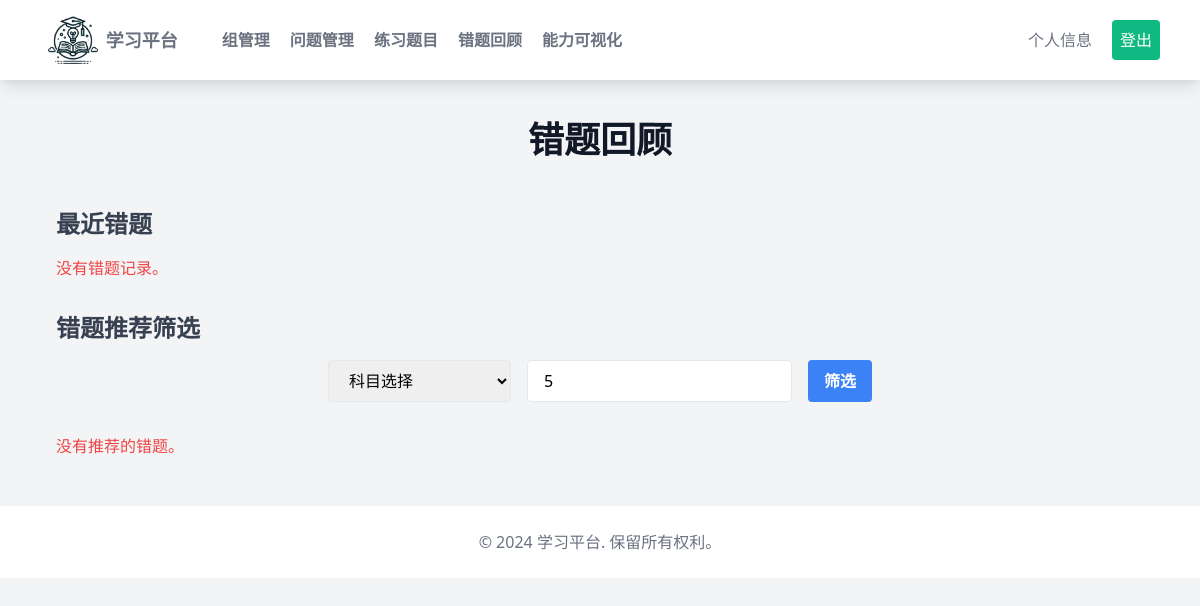
The app's page /questions/review_mistakes/ (signed in), older data.
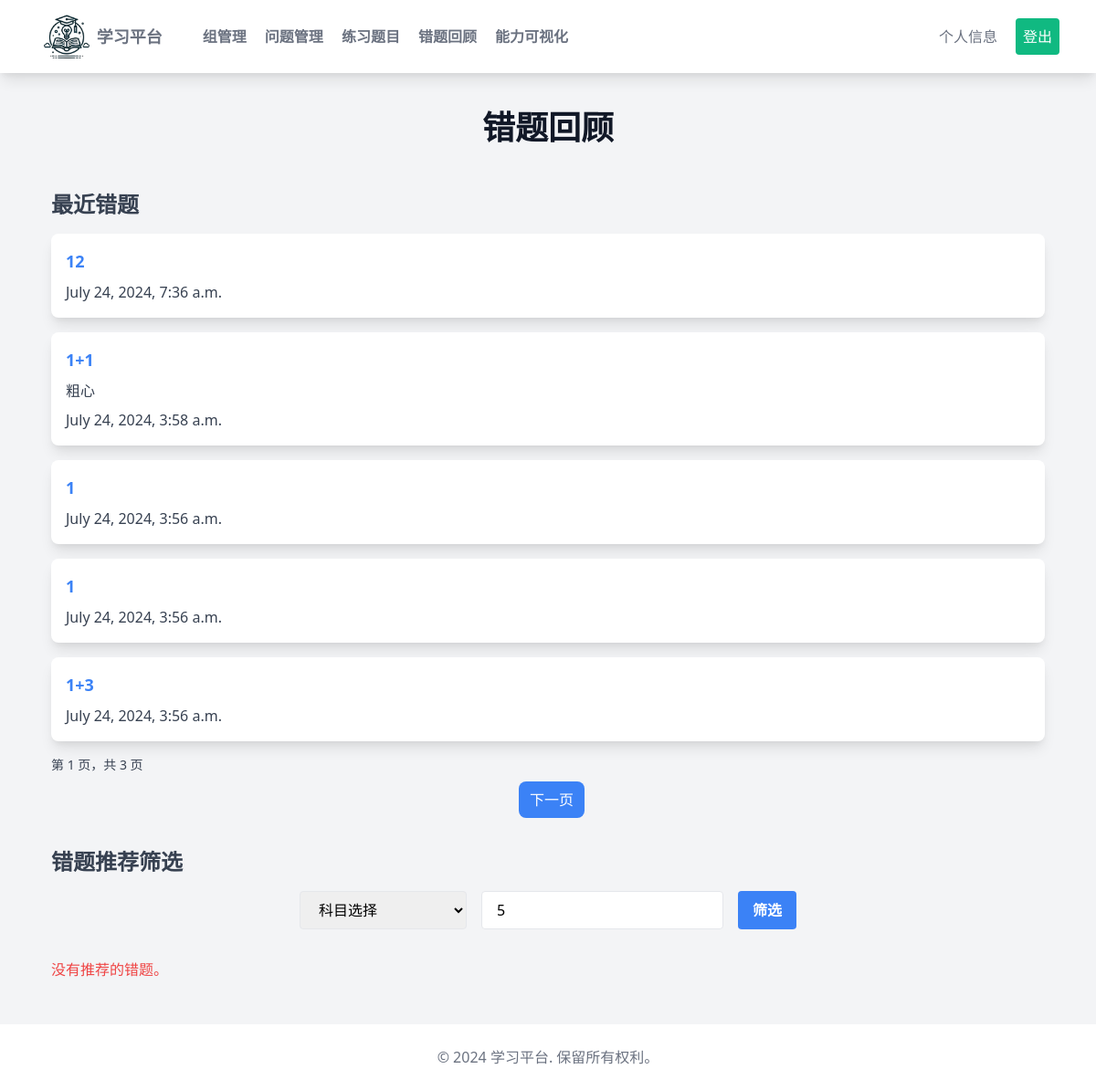
The same page, newer data.
### questions/models.py (models this page shows, shortened)
class UserAnswer(models.Model):
    user = models.ForeignKey(settings.AUTH_USER_MODEL, on_delete=models.CASCADE)
    question = models.ForeignKey(Question, on_delete=models.CASCADE)
    wrong_answer_reason = models.TextField(blank=True)
    is_correct = models.BooleanField()
    timestamp = models.DateTimeField(auto_now_add=True)

class Question(models.Model):
    TEXT = 'text'
    IMAGE = 'image'
    FORMAT_CHOICES = [
        (TEXT, 'Text'),
        (IMAGE, 'Image')
    ]
    title = models.CharField(max_length=255)
    description = models.TextField(blank=True)
    description_image = models.ImageField(upload_to='questions/', blank=True, null=True)
    format = models.CharField(max_length=5, choices=FORMAT_CHOICES)
    image = models.ImageField(upload_to='questions/', blank=True, null=True)
    correct_answer = models.TextField(blank=True)
    correct_answer_image = models.ImageField(upload_to='questions/', blank=True, null=True)
    creator = models.ForeignKey(settings.AUTH_USER_MODEL, on_delete=models.CASCADE)
    shared_with = models.ManyToManyField(settings.AUTH_USER_MODEL, related_name='shared_questions', blank=True)
    subject = models.CharField(max_length=50, choices=SUBJECT_CHOICES)

### questions/views.py (the view)
# urls.py: path('review_mistakes/', views.review_mistakes, name='review_mistakes'),
@login_required
def review_mistakes(request):
    user = request.user
    selected_subject = request.GET.get('subject')
    num_questions = int(request.GET.get('num_questions', 5))
    wrong_answers = UserAnswer.objects.filter(user=user, is_correct=False).order_by('-timestamp')
    paginator = Paginator(wrong_answers, 5)  # 每页显示5个错题
    page_number = request.GET.get('page')
    page_obj = paginator.get_page(page_number)
    mistakes = wrong_answers.filter(question__subject=selected_subject)
    mistakes_count = mistakes.values('question').annotate(total=Count('id')).filter(total__gte=2)
    high_mistake_questions = Question.objects.filter(id__in=[item['question'] for item in mistakes_count])
    if high_mistake_questions.count() < num_questions:
        recent_mistakes = mistakes.order_by('-timestamp')[:num_questions]
        recent_mistake_question_ids = [mistake.question_id for mistake in recent_mistakes]
        question_sets = QuestionSet.objects.filter(questions__in=recent_mistake_question_ids).distinct()
        additional_questions = Question.objects.filter(question_sets__in=question_sets,
                                                       subject=selected_subject).exclude(
            id__in=high_mistake_questions).distinct()
        recommended_questions = list(high_mistake_questions) + list(additional_questions)[
                                                               :num_questions - high_mistake_questions.count()]
    else:
        recommended_questions = high_mistake_questions[:num_questions]
    return render(request, 'questions/review_mistakes.html', {
        'page_obj': page_obj,
        'recommended_questions': recommended_questions,
        'subject_choices': SUBJECT_CHOICES,
        'selected_subject': selected_subject,
        'num_questions': num_questions
    })

### questions/templates/questions/review_mistakes.html (shortened to what this page needs)
{% extends "basehome.html" %}
{% block content %}
<div class="max-w-6xl mx-auto mt-10 px-4">
    <h1 class="text-4xl font-bold text-center text-gray-900 mb-12">错题回顾</h1>
    <div class="mb-8">
        <h2 class="text-2xl font-semibold text-gray-700 mb-4">最近错题</h2>
        {% if page_obj.object_list %}
            <div class="space-y-4">
                {% for answer in page_obj.object_list %}
                    <div class="bg-white shadow-lg rounded-lg p-4 mb-2">
                        <a href="{% url 'question_detail' answer.question.id %}" class="text-blue-500 hover:text-blue-700 text-lg font-semibold">
                            {{ answer.question.title }}
                        </a>
                        <p class="text-gray-700 mt-2">{{ answer.wrong_answer_reason }}</p>
                        <p class="text-gray-700 mt-2">{{ answer.timestamp }}  </p>
                    </div>
                {% endfor %}
            </div>
            <div class="mt-4">
                <span class="block text-sm text-gray-700">
                    第 {{ page_obj.number }} 页，共 {{ page_obj.paginator.num_pages }} 页
                </span>
                <div class="flex justify-center mt-2">
                    {% if page_obj.has_next %}
                        <a href="?page={{ page_obj.next_page_number }}" class="px-3 py-2 ml-2 bg-blue-500 text-white rounded-lg hover:bg-blue-600">
                            下一页
                        </a>
                    {% endif %}
                </div>
            </div>
        {% else %}
            <p class="text-red-500">没有错题记录。</p>
        {% endif %}
    </div>
    <div class="mb-8">
        <h2 class="text-2xl font-semibold text-gray-700 mb-4">错题推荐筛选</h2>
        <form method="GET" action="{% url 'review_mistakes' %}" class="flex justify-center space-x-4">
            <select name="subject" class="border rounded px-4 py-2">
                <option value="">科目选择</option>
            </select>
            <input type="number" name="num_questions" value="{{ num_questions }}" min="1" class="border px-4 py-2 rounded">
            <button type="submit" class="bg-blue-500 hover:bg-blue-600 text-white font-bold py-2 px-4 rounded">
                筛选
            </button>
        </form>
    </div>
    <div>
        {% if recommended_questions %}
            <div class="space-y-4">
                {% for question in recommended_questions %}
                    <div class="bg-white shadow-lg rounded-lg p-4 mb-2">
                        <a href="{% url 'question_detail' question.id %}" class="text-blue-500 hover:text-blue-700 text-lg font-semibold">
                            {{ question.title }}
                        </a>
                    </div>
                {% endfor %}
            </div>
        {% else %}
            <p class="text-red-500">没有推荐的错题。</p>
        {% endif %}
    </div>
</div>
{% endblock %}

### templates/basehome.html (shortened to what this page needs)
{% load widget_tweaks %}
{% load static %}
<!DOCTYPE html>
<html lang="zh">
<head>
    <link href="https://cdnjs.cloudflare.com/ajax/libs/tailwindcss/2.2.19/tailwind.min.css" rel="stylesheet">
</head>
<body class="bg-gray-100">
<nav class="bg-white shadow-lg">
    <div class="max-w-6xl mx-auto px-4">
        <div class="flex justify-between">
            <div class="flex space-x-7">
                <div>
                    <a href="/" class="flex items-center py-4 px-2">
                        <img src="{% static 'ico.png' %}" alt="Logo" class="h-12 mr-2">
                        <span class="font-semibold text-gray-500 text-lg">学习平台</span>
                    </a>
                </div>
                <div class="hidden md:flex items-center space-x-1">
                    <a href="/groups/management/"
                       class="py-4 px-2 text-gray-500 font-semibold hover:text-green-500 transition duration-300">组管理</a>
                    <a href="/questions/management/"
                       class="py-4 px-2 text-gray-500 font-semibold hover:text-green-500 transition duration-300">问题管理</a>
                    <a href="/questions/question_sets/"
                       class="py-4 px-2 text-gray-500 font-semibold hover:text-green-500 transition duration-300">练习题目</a>
                    <a href="/questions/review_mistakes/"
                       class="py-4 px-2 text-gray-500 font-semibold hover:text-green-500 transition duration-300">错题回顾</a>
                    <a href="/questions/visualization/"
                       class="py-4 px-2 text-gray-500 font-semibold hover:text-green-500 transition duration-300">能力可视化</a>
                </div>
            </div>
            <div class="hidden md:flex items-center space-x-3">
                <a href="/user/profile/"
                   class="py-2 px-2 font-medium text-gray-500 rounded hover:bg-green-500 hover:text-white transition duration-300">个人信息</a>
                <a href="/user/logout/"
                   class="py-2 px-2 font-medium text-white bg-green-500 rounded hover:bg-green-400 transition duration-300">登出</a>
            </div>
        </div>
    </div>
</nav>
<main class="max-w-6xl mx-auto mt-10 px-4">
    {% block content %}
    {% endblock %}
</main>
<footer class="bg-white mt-12 py-6">
    <div class="max-w-6xl mx-auto px-4 text-center text-gray-500">
        <p>&copy; 2024 学习平台. 保留所有权利。</p>
    </div>
</footer>
</body>
</html>
</body>
</html>

Row changes from the older to the newer data that the page shows:
added UserAnswer: question "12", timestamp "July 24, 2024, 7:36 a.m."
added UserAnswer: question "1+1", wrong_answer_reason "粗心", timestamp "July 24, 2024, 3:58 a.m."
added UserAnswer: question "1", timestamp "July 24, 2024, 3:56 a.m."
added UserAnswer: question "1", timestamp "July 24, 2024, 3:56 a.m."
added UserAnswer: question "1+3", timestamp "July 24, 2024, 3:56 a.m."
Text that changed along with them:
{{ page_obj.number }}: (not shown) → "1"
{{ page_obj.paginator.num_pages }}: (not shown) → "3"
text no longer shown: "没有错题记录。"
text now shown: "第 页，共 页 下一页"
